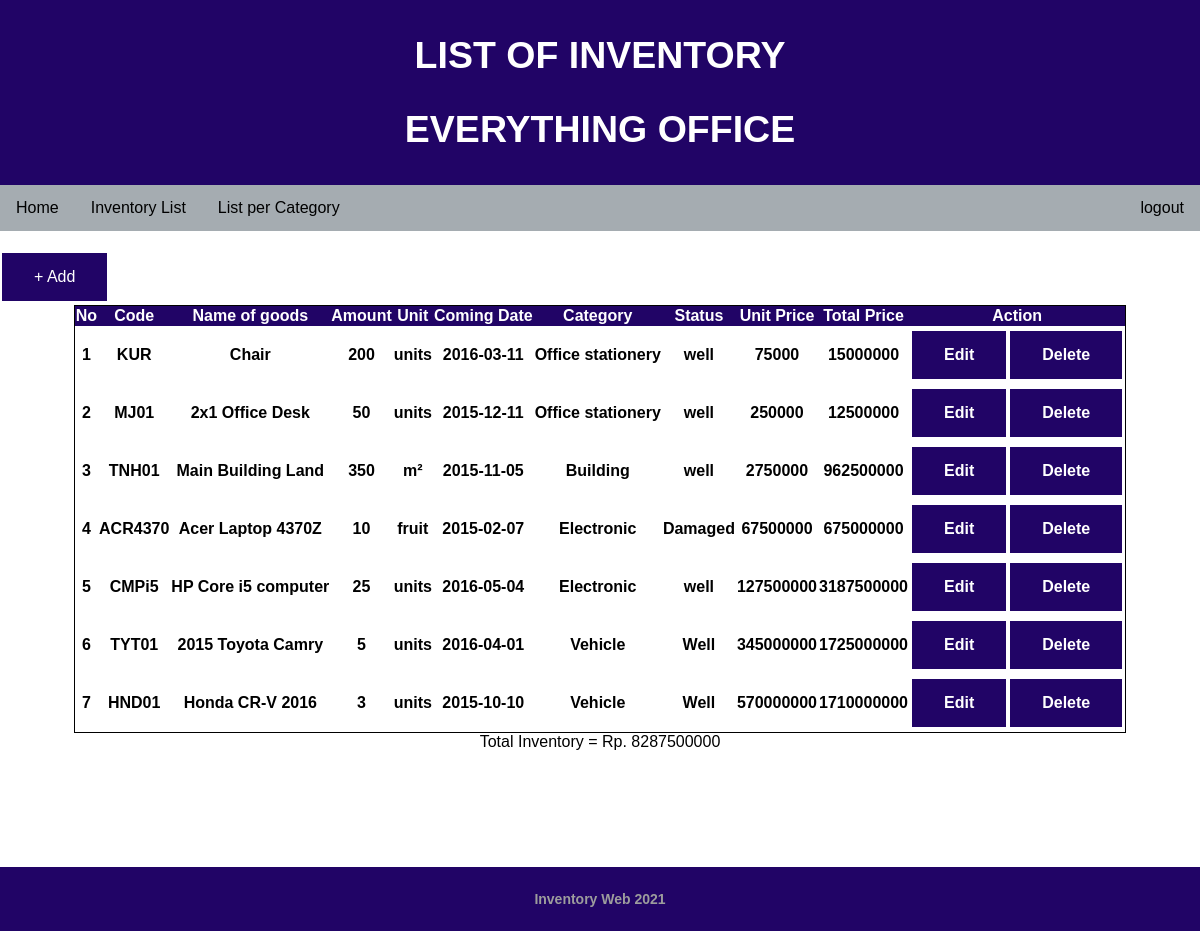
The app's page /list.php (signed in) with its own data.
### tables this page shows
CREATE TABLE `inventory` (
  `item_id` varchar(10) NOT NULL,
  `item_name` varchar(30) NOT NULL,
  `amount` int(11) NOT NULL,
  `unit` varchar(15) NOT NULL,
  `arrival_date` date NOT NULL,
  `category` varchar(20) NOT NULL,
  `item_status` varchar(20) NOT NULL,
  `price` int(20) NOT NULL
);

### list.php (the view, shortened to what this page needs)
<?php
    require 'connection.php';
    $user_products_query="SELECT * FROM `inventory` ORDER BY `inventory`.`price` ASC";
    $total=0;
?>
<!DOCTYPE html>
<html lang="en">
<head>
    <link rel="stylesheet" href="css/style.css" type="text/css">
</head>
<body>
<div>
            <?php
               require 'header.php';
            ?>
            <br>
            <div class="container">
            <a href='signup.php' class="button" >+ Add</a>
            <center>
                <table class="table">
                    <tbody>
                        <tr style="background-color:#210466;color:white;">
                        <th>No</th><th>Code</th><th>Name of goods</th><th>Amount</th><th>Unit</th><th>Coming Date</th><th>Category</th><th>Status</th><th>Unit Price</th><th>Total Price</th><th>Action</th>
                        </tr>
                       <?php
                        $user_products_result=mysqli_query($con,$user_products_query) or die(mysqli_error($con));
                        $counter=1;
                       while($row=mysqli_fetch_array($user_products_result)){
                        $sum=$row['amount']*$row['price'];
                        $total=$total+$sum;
                         ?>
                        <tr>
                            <th><?php echo $counter ?></th><th><?php echo $row['item_id']?></th><th><?php echo $row['item_name']?></th><th><?php echo $row['amount']?></th><th><?php echo $row['unit']?></th>
                            <th><?php echo $row['arrival_date']?></th><th><?php echo $row['category']?></th><th><?php echo $row['item_status']?></th><th><?php echo $row['price']?></th><th><?php echo $sum?></th><th><a href='cart_remove.php?id=<?php echo $row['id'] ?>' class="button" >Edit</a><a href='cart_remove.php?id=<?php echo $row['item_id'] ?>' class="button" >Delete</a></th>
                        </tr>
                       <?php $counter=$counter+1;}?>
                    </tbody>
                </table>
            Total Inventory = Rp. <?php echo $total;?>
            </center>
            </div>
            <br><br><br><br><br><br><br><br><br><br>
            <footer class="footer"  style="background-color: #210466;">
               <div class="container" style="background-color: #210466;">
               <center>
                   <p>Inventory Web 2021</p>
               </center>
               </div>
           </footer>
        </div>
</body>
</html>

### header.php (shortened to what this page needs)
<div class="header">
  <h2>LIST OF INVENTORY</h2>
  <H2>EVERYTHING OFFICE</H2>
</div>
<div class="navbar">
  <a href="index.php">Home</a>
  <?php
  if(isset($_SESSION['username'])){
  ?>
  <a href="list.php">Inventory List</a>
  <?php
  }else{
  ?>  <a href="login.php">Inventory List</a>
  <?php
  }?>
  <div class="dropdown">
    <button class="dropbtn">List per Category
    </button>
  </div>
  <?php
  if(isset($_SESSION['email'])){
  ?>
  <a href="logout.php" style="float: right;">logout</a>
  <?php
  }else{
  ?>
  <a href="login.php" style="float: right;">login</a>
  <?php
  }
  ?>
</div>

### css/style.css (style rules this page uses)
.header { padding: 3px; font-weight:bold; text-align: center; background: #210466; color: white; font-size: 25px; }
body { font-family : Montserrat, sans-serif; margin: 0; }
footer { background-color:#101010; color:#9d9d9d; font-size:14px; font-weight:bold; padding:10px; bottom:0; }
html { min-height:100%; position:relative; }
.footer { position: absolute; bottom:0; right:0; left:0; }
.navbar { overflow: hidden; background-color: rgb(165, 172, 177); }
.navbar a { float: left; font-size: 16px; color: rgb(0, 0, 0); text-align: center; padding: 14px 16px; text-decoration: none; }
.dropdown { float: left; overflow: hidden; }
.dropdown .dropbtn { font-size: 16px; border: none; outline: none; color: rgb(0, 0, 0); padding: 14px 16px; background-color: inherit; font-family: inherit; margin: 0; }
table { border: 1px solid black; border-collapse: collapse; }
.button { background-color: #210466; border: none; color: white; padding: 15px 32px; text-align: center; text-decoration: none; display: inline-block; font-size: 16px; margin: 4px 2px; cursor: pointer; }

### records on screen
inventory: item_id "KUR", item_name "Chair", amount "200", unit "units", arrival_date "2016-03-11", category "Office stationery", item_status "well", price "75000", sum "15000000"
inventory: item_id "MJ01", item_name "2x1 Office Desk", amount "50", unit "units", arrival_date "2015-12-11", category "Office stationery", item_status "well", price "250000", sum "12500000"
inventory: item_id "TNH01", item_name "Main Building Land", amount "350", unit "m²", arrival_date "2015-11-05", category "Building", item_status "well", price "2750000", sum "962500000"
inventory: item_id "ACR4370", item_name "Acer Laptop 4370Z", amount "10", unit "fruit", arrival_date "2015-02-07", category "Electronic", item_status "Damaged", price "67500000", sum "675000000"
inventory: item_id "CMPi5", item_name "HP Core i5 computer", amount "25", unit "units", arrival_date "2016-05-04", category "Electronic", item_status "well", price "127500000", sum "3187500000"
inventory: item_id "TYT01", item_name "2015 Toyota Camry", amount "5", unit "units", arrival_date "2016-04-01", category "Vehicle", item_status "Well", price "345000000", sum "1725000000"
inventory: item_id "HND01", item_name "Honda CR-V 2016", amount "3", unit "units", arrival_date "2015-10-10", category "Vehicle", item_status "Well", price "570000000", sum "1710000000"

### other values on screen
$total "8287500000"
